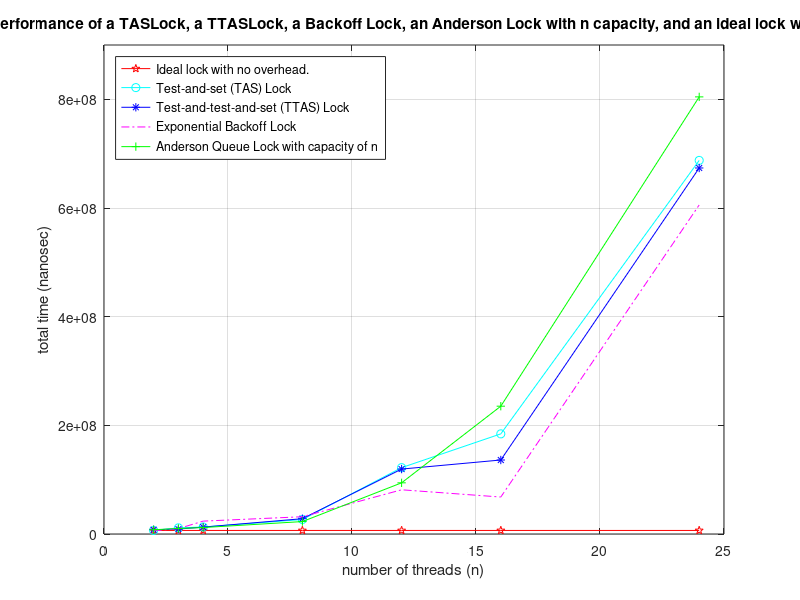
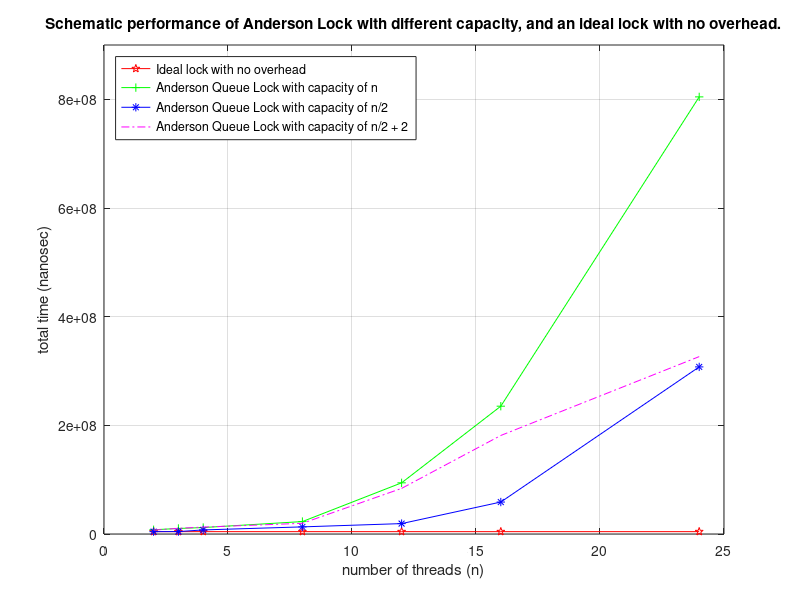

Write MATLAB code to recreate these figures, in order.
%  
% @author NubilaPardus
%
n = [2,3,4,8,12,16,24];
% Ideal Lock
ideal = 6546233 * ones(1,7);
% Test-and-set (TAS) Lock
tas = [
6546233
11301194
12896636
26640040
122133493
184299909
687610405
];
%  Test-and-test-and-set (TTAS) Lock
ttas = [
7892238
9065389
12673091
28169111
119504206
136201457
673659865
];
%  Exponential Backoff Lock
backoff = [
6012717
9925286
23718286
31780462
81377717
68032534
605643741
];
%  Anderson Queue Lock with capacity=numberOfThread=n
anderson_with_n = [
7791588
10183838
11877741
22887199
94186467
235237701
804514862
];

%------ Plotting
figure(1)
plot(n, ideal, 'r-p')
grid on
hold on
xlim([0,25])
ylim([0,9e8])
plot(n, tas, 'c-o')
plot(n, ttas, 'b-*')
plot(n, backoff, 'm-.')
plot(n, anderson_with_n, 'g-+')
legend({'Ideal lock with no overhead.', 'Test-and-set (TAS) Lock', 'Test-and-test-and-set (TTAS) Lock', 'Exponential Backoff Lock', 'Anderson Queue Lock with capacity of n'},'Location','northwest')
title('Schematic performance of a TASLock, a TTASLock, a Backoff Lock, an Anderson Lock with n capacity, and an ideal lock with no overhead.')
xlabel('number of threads (n)')
ylabel('total time (nanosec)')




%  Anderson Queue Lock with capacity=n/2
anderson_with_n_over2 = [
4330848
4475623
7499486
13106687
19146025
58824559
307544924
];
%  Anderson Queue Lock with capacity=n/2 + 2
anderson_with_n_plus1_over2 = [
7151589
10435462
12710653
19687198
83924589
181338771
326493296
];
ideal = 4330848 * ones(1,7);
figure(2)
plot(n, ideal, 'r-p')
grid on
hold on
xlim([0,25])
ylim([0,9e8])
plot(n, anderson_with_n, 'g-+')
plot(n, anderson_with_n_over2, 'b-*')
plot(n, anderson_with_n_plus1_over2, 'm-.')

legend({'Ideal lock with no overhead','Anderson Queue Lock with capacity of n', 'Anderson Queue Lock with capacity of n/2' 'Anderson Queue Lock with capacity of n/2 + 2'},'Location','northwest')
title('Schematic performance of Anderson Lock with different capacity, and an ideal lock with no overhead.')
xlabel('number of threads (n)')
ylabel('total time (nanosec)')